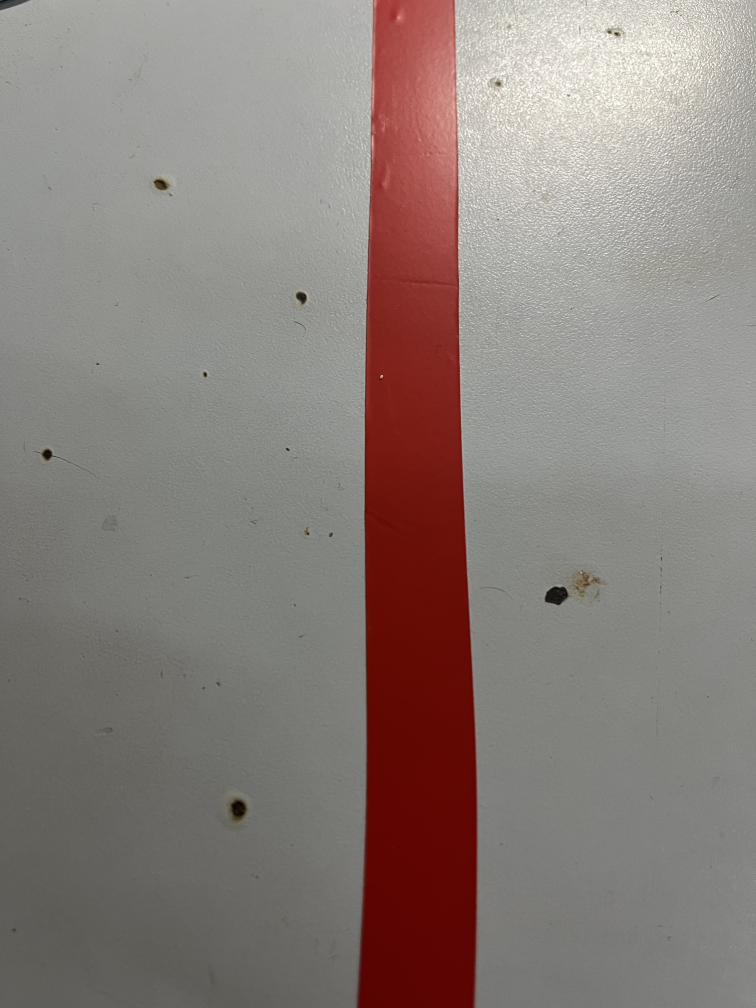
#> input picture IMG_2110.jpg, 3024 x 4032 px (shown at 1/4 size)
$ python -i tracing_rl.py   (imports and definitions only)
#> lines starting #> are read from the running program, lines starting #| are printed output that depends on the picture
import cv2
import numpy as np
import math

# 初始化摄像头
# [5 lines not run here, left out]

# ROI 定义
ROIS = {
    'top': (160,30, 320, 120, 0.1),
    'mid': (160, 180, 320, 120, 0.3),
    'bot': (160, 330, 320, 120, 0.6),
    'left': (40, 160, 30, 450, 0.5),
    'right': (480,600,30, 450, 0.5)
}
lower = np.array([0, 43, 46])
upper = np.array([10, 255, 255])

def find_rois_blob(img):
    blobs_in_rois = {}
    for roi_direction, roi in ROIS.items():
        x, y, w, h, weight = roi
        roi_img = img[y:h, x:w]
        hsv = cv2.cvtColor(roi_img, cv2.COLOR_BGR2HSV)
        mask = cv2.inRange(hsv, lower, upper)
        contours, _ = cv2.findContours(mask, cv2.RETR_EXTERNAL, cv2.CHAIN_APPROX_SIMPLE)

        if contours:
            max_contour = max(contours, key=cv2.contourArea)
            M = cv2.moments(max_contour)
            cx = int(M['m10'] / M['m00']) if M['m00'] != 0 else -1
            cy = int(M['m01'] / M['m00']) if M['m00'] != 0 else -1
            blobs_in_rois[roi_direction] = {
                'cx': cx,
                'cy': cy,
                'blob_flag': True,
                'weight': weight
            }
            cv2.drawContours(img, [max_contour], -1, (255, 0, 0), 2)  # 绘制轮廓
            cv2.circle(img, (cx, cy), 5, (0, 255, 0), -1)  # 绘制质心
        else:
            blobs_in_rois[roi_direction] = {
                'cx': -1,
                'cy': -1,
                'blob_flag': False,
                'weight': weight
            }
    return blobs_in_rois

# [39 lines not run here, left out]

>>> import cv2
>>> picture = cv2.imread('IMG_2110.jpg', cv2.IMREAD_GRAYSCALE)
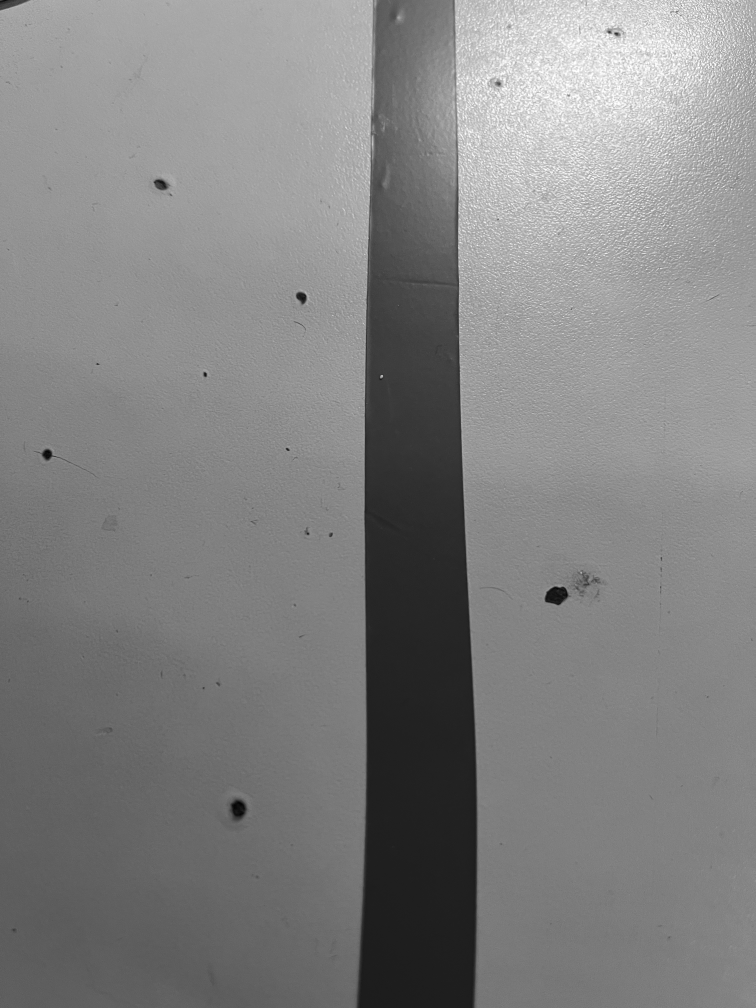
#> picture: shape (4032, 3024) (shown at 1/4 size); min 0, max 255, mean 129.8
#> the loop in find_rois_blob, `for roi_direction, roi in ROIS.items():` made 1 pass
#> pass 1, in find_rois_blob, `roi_img = img[y:h, x:w]`:
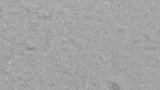
#> roi_img: shape (90, 160); min 132, max 184, mean 163.6
#> after the loop in find_rois_blob, `for roi_direction, roi in ROIS.items():`: blobs_in_rois = 0 items
#> (the run stopped early here; a loop or call above may not have finished)
